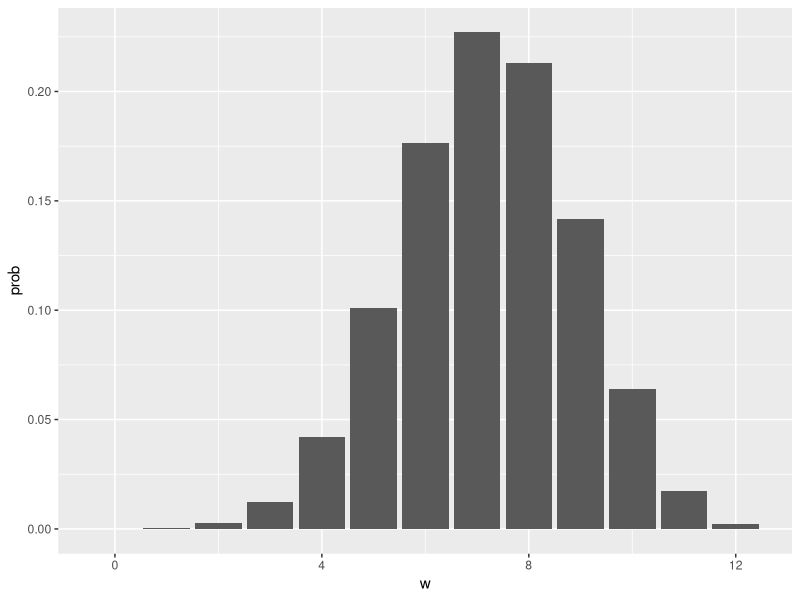
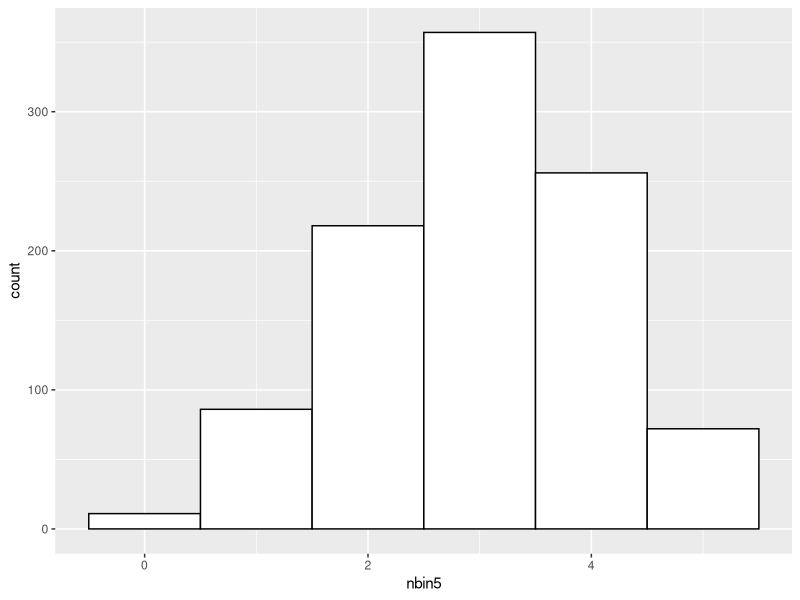

These charts were generated, in order, by the following R code:
## ---- chunk 1
library(dplyr)
## ---- chunk 2
num_exp <- 12
pmf <- dbinom(x = 0:num_exp, size = num_exp, prob = 0.6)
df <- data.frame(w = 0:num_exp, prob = round(pmf, digits = 4))
df
## ---- chunk 3
library("ggplot2")
ggplot(data = df, aes(w, prob)) + geom_col()
## ---- chunk 4
nbin5 <- rbinom(n = 1000, size = 5, prob = 0.6)
mean(nbin5)
var(nbin5)
## ---- chunk 5
ggplot() + aes(nbin5) + geom_histogram(binwidth = 1, colour = "black", fill = "white")
